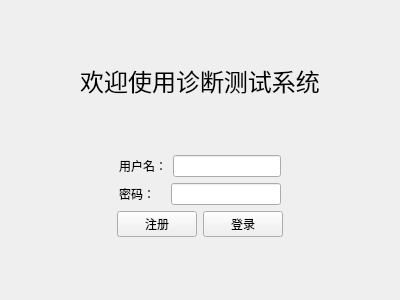
<?xml version="1.0" encoding="UTF-8"?>
<ui version="4.0">
 <class>LoginView</class>
 <widget class="QWidget" name="LoginView">
  <property name="geometry">
   <rect>
    <x>0</x>
    <y>0</y>
    <width>400</width>
    <height>300</height>
   </rect>
  </property>
  <property name="windowTitle">
   <string>登录</string>
  </property>
  <layout class="QVBoxLayout" name="verticalLayout_2">
   <item>
    <spacer name="verticalSpacer">
     <property name="orientation">
      <enum>Qt::Orientation::Vertical</enum>
     </property>
     <property name="sizeHint" stdset="0">
      <size>
       <width>20</width>
       <height>48</height>
      </size>
     </property>
    </spacer>
   </item>
   <item>
    <widget class="QLabel" name="label">
     <property name="font">
      <font>
       <pointsize>18</pointsize>
      </font>
     </property>
     <property name="text">
      <string>欢迎使用诊断测试系统</string>
     </property>
     <property name="alignment">
      <set>Qt::AlignmentFlag::AlignCenter</set>
     </property>
    </widget>
   </item>
   <item>
    <spacer name="verticalSpacer_2">
     <property name="orientation">
      <enum>Qt::Orientation::Vertical</enum>
     </property>
     <property name="sizeHint" stdset="0">
      <size>
       <width>20</width>
       <height>49</height>
      </size>
     </property>
    </spacer>
   </item>
   <item>
    <layout class="QHBoxLayout" name="horizontalLayout_4">
     <item>
      <spacer name="horizontalSpacer">
       <property name="orientation">
        <enum>Qt::Orientation::Horizontal</enum>
       </property>
       <property name="sizeHint" stdset="0">
        <size>
         <width>40</width>
         <height>20</height>
        </size>
       </property>
      </spacer>
     </item>
     <item>
      <layout class="QVBoxLayout" name="verticalLayout">
       <item>
        <layout class="QHBoxLayout" name="horizontalLayout">
         <item>
          <widget class="QLabel" name="label_2">
           <property name="text">
            <string>用户名：</string>
           </property>
          </widget>
         </item>
         <item>
          <widget class="QLineEdit" name="inputUsername"/>
         </item>
        </layout>
       </item>
       <item>
        <layout class="QHBoxLayout" name="horizontalLayout_2">
         <item>
          <widget class="QLabel" name="label_3">
           <property name="text">
            <string>密码：   </string>
           </property>
          </widget>
         </item>
         <item>
          <widget class="QLineEdit" name="inputPassword"/>
         </item>
        </layout>
       </item>
      </layout>
     </item>
     <item>
      <spacer name="horizontalSpacer_2">
       <property name="orientation">
        <enum>Qt::Orientation::Horizontal</enum>
       </property>
       <property name="sizeHint" stdset="0">
        <size>
         <width>40</width>
         <height>20</height>
        </size>
       </property>
      </spacer>
     </item>
    </layout>
   </item>
   <item>
    <layout class="QHBoxLayout" name="horizontalLayout_5">
     <item>
      <spacer name="horizontalSpacer_3">
       <property name="orientation">
        <enum>Qt::Orientation::Horizontal</enum>
       </property>
       <property name="sizeHint" stdset="0">
        <size>
         <width>40</width>
         <height>20</height>
        </size>
       </property>
      </spacer>
     </item>
     <item>
      <layout class="QHBoxLayout" name="horizontalLayout_3">
       <item>
        <widget class="QPushButton" name="btSignup">
         <property name="text">
          <string>注册</string>
         </property>
        </widget>
       </item>
       <item>
        <widget class="QPushButton" name="btSignin">
         <property name="text">
          <string>登录</string>
         </property>
        </widget>
       </item>
      </layout>
     </item>
     <item>
      <spacer name="horizontalSpacer_4">
       <property name="orientation">
        <enum>Qt::Orientation::Horizontal</enum>
       </property>
       <property name="sizeHint" stdset="0">
        <size>
         <width>40</width>
         <height>20</height>
        </size>
       </property>
      </spacer>
     </item>
    </layout>
   </item>
   <item>
    <spacer name="verticalSpacer_3">
     <property name="orientation">
      <enum>Qt::Orientation::Vertical</enum>
     </property>
     <property name="sizeHint" stdset="0">
      <size>
       <width>20</width>
       <height>48</height>
      </size>
     </property>
    </spacer>
   </item>
  </layout>
 </widget>
 <resources/>
 <connections/>
</ui>
